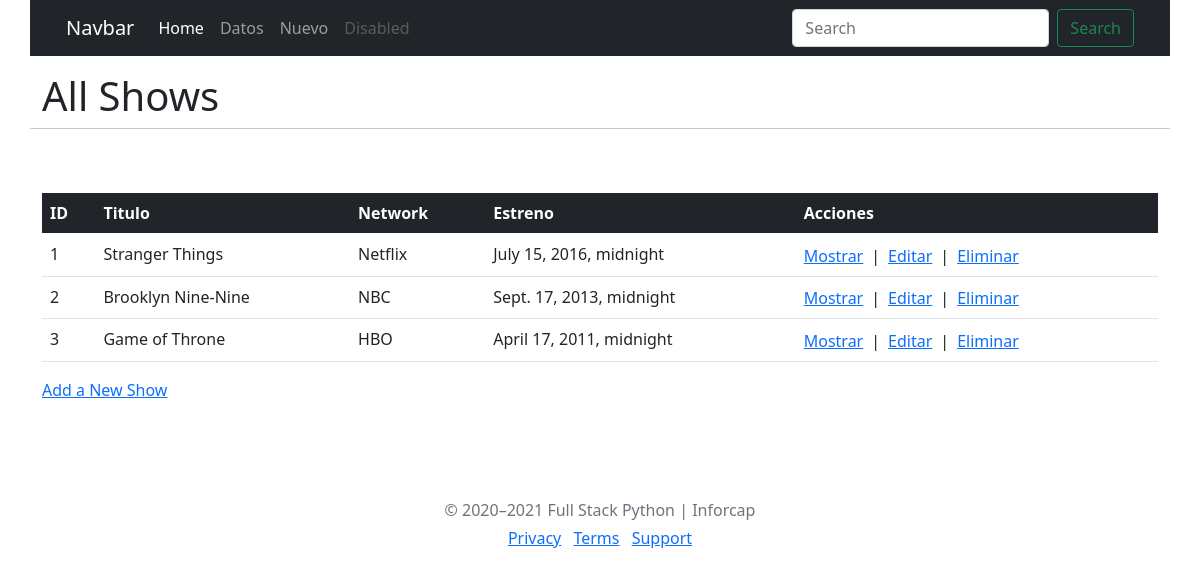
The app's page /shows/, older data.
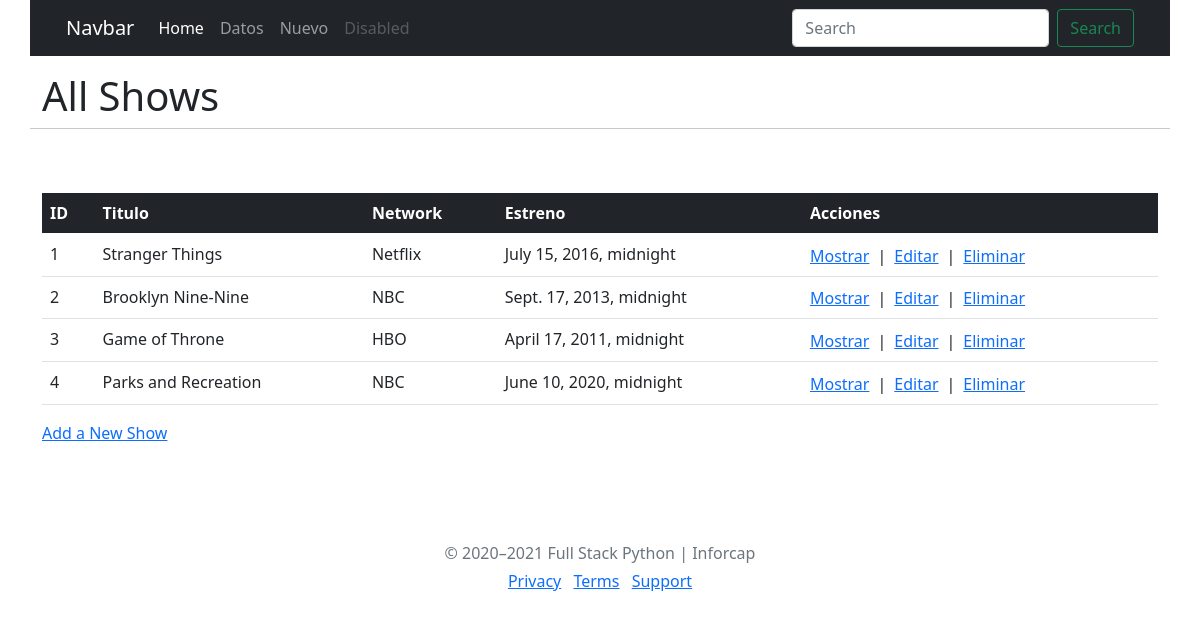
The same page, newer data.
### TV/models.py (models this page shows)
class Libro(models.Model):
    title = models.CharField(max_length=255)
    netword = models.CharField(max_length=255)
    release_date = models.DateTimeField()
    description = models.TextField(null=True)
    created_at = models.DateTimeField(auto_now_add=True)
    updated_at = models.DateTimeField(auto_now=True)
    objects = Libro_manager()

### TV/views.py (the view)
# urls.py: path('shows', views.show),
def show(request):
    libro=Libro.objects.all()
    export=[]
    for u in libro:
        export.append({'id': u.id, 'titulo': u.title, 'Network': u.netword, "Fecha de Estreno": u.release_date})
    context = {
        'libros': export
    }
    return render(request, "show_all.html", context)

### TV/templates/show_all.html (shortened to what this page needs)
{%  extends 'index.html' %}
{% block respuesta %}
 <h1>All Shows</h1><hr>
     <div class="table-responsive col-12 mx-auto mt-5">
        <table class="table table-hover table-inf">
            <thead>
                <tr class="table-dark">
                  <th scope="col">ID</th>
                  <th scope="col">Titulo</th>
                  <th scope="col">Network</th>
                    <th scope="col">Estreno</th>
                  <th scope="col">Acciones</th>
                </tr>
            </thead>
            <tbody>
            {% for libro in libros %}
                <tr>
                 {% for key, value in libro.items %}
                    <td scope="row">{{ value }}</td>
                    {% endfor %}
                    <td>
                        <div class="btn-group" role="group" aria-label="Basic mixed styles example">
                            <a href="/shows/{{ libro.id }}" class="text-start me-2">Mostrar </a> |
                            <a href="/shows/{{ libro.id }}/edit" class="text-start me-2 ms-2">Editar</a> |
                            <a href="/shows/{{ libro.id }}/destroy" class="text-start ms-2">Eliminar</a>
                        </div>
                    </td>
                </tr>
            {% endfor %}
            </tbody>
        </table>
    </div>
<a href="/shows/new" class="text-start">Add a New Show</a>
{% endblock %}

### TV/templates/index.html (shortened to what this page needs)
<!DOCTYPE html>
<html lang="en">
<head>
    <link href="https://cdn.jsdelivr.net/npm/bootstrap@5.0.0-beta1/dist/css/bootstrap.min.css" rel="stylesheet">
    {% load static %}
</head>
<body>
<div class="container">
    <div class="row mb-3">
        <nav class="navbar navbar-expand-lg navbar-dark bg-dark">
            <div class="container-fluid">
                <a class="navbar-brand" href="#">Navbar</a>
                <div class="collapse navbar-collapse" id="navbarSupportedContent">
                    <ul class="navbar-nav me-auto mb-2 mb-lg-0">
                        <li class="nav-item">
                            <a class="nav-link active" aria-current="page" href="/">Home</a>
                        </li>
                        <li class="nav-item">
                            <a class="nav-link" href="/shows/">Datos</a>
                        </li>
                        <li class="nav-item">
                            <a class="nav-link" href="/shows/new">Nuevo</a>
                        </li>
                        <li class="nav-item">
                            <a class="nav-link disabled" href="#" tabindex="-1" aria-disabled="true">Disabled</a>
                        </li>
                    </ul>
                    <form class="d-flex">
                        <input class="form-control me-2" type="search" placeholder="Search" aria-label="Search">
                        <button class="btn btn-outline-success" type="submit">Search</button>
                    </form>
                </div>
            </div>
        </nav>
    </div>
    <div class="row justify-content-start">
        {% block respuesta %}{% endblock %}
    </div>
</div>
<footer class="my-5 pt-5 text-muted text-center text-small">
    <p class="mb-1">© 2020–2021 Full Stack Python | Inforcap</p>
    <ul class="list-inline">
      <li class="list-inline-item"><a href="#">Privacy</a></li>
      <li class="list-inline-item"><a href="#">Terms</a></li>
      <li class="list-inline-item"><a href="#">Support</a></li>
    </ul>
  </footer>
</body>
</html>

Row changes from the older to the newer data that the page shows:
added Libro: libro "Parks and Recreation" "NBC" "June 10, 2020, midnight"
Text that changed along with them:
new list line: "4 Mostrar | Editar | Eliminar"
